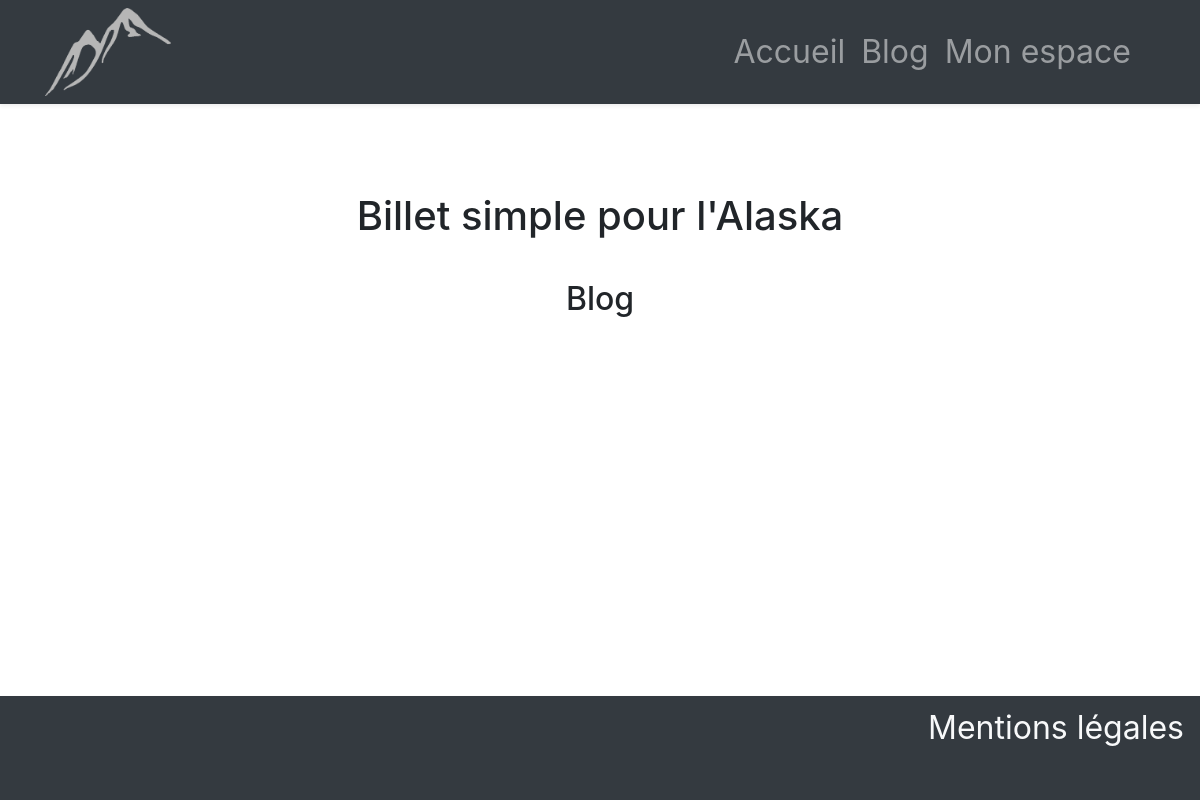
/articles, run on an earlier commit of the app's database.
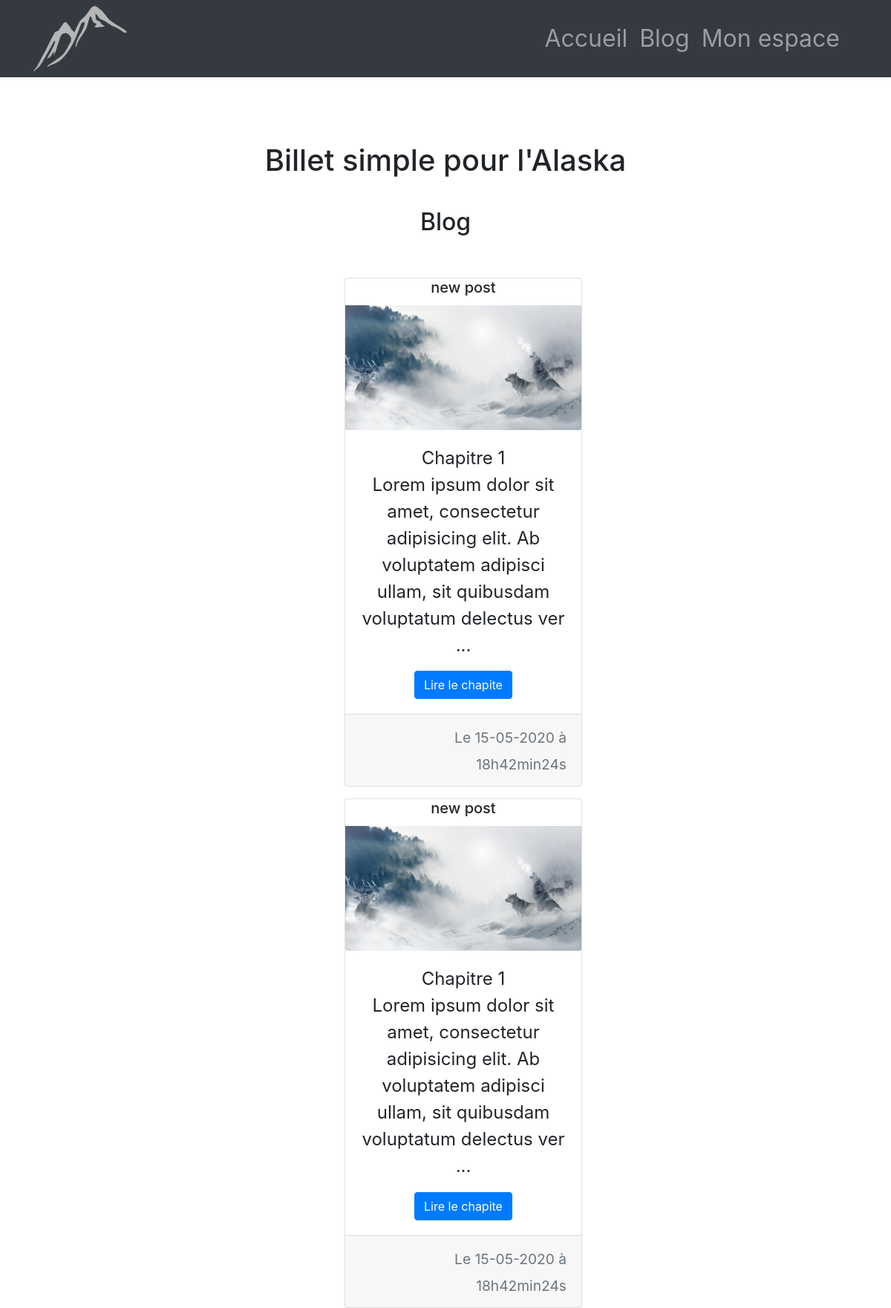
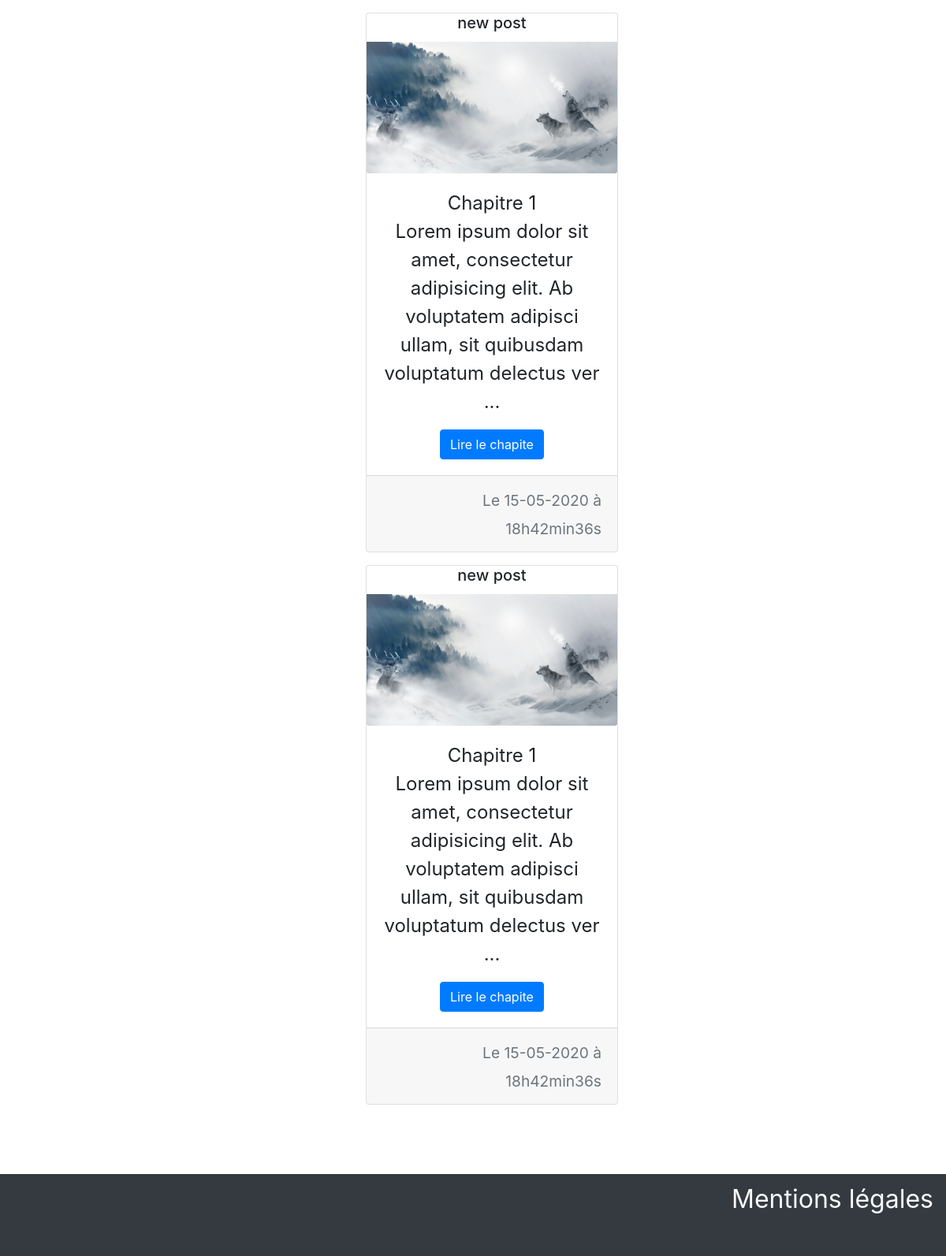
And on a later commit of the database (2 pictures, top to bottom).
### tables this page shows
CREATE TABLE IF NOT EXISTS `posts` (
  `id` int(11) NOT NULL AUTO_INCREMENT,
  `title` varchar(255) NOT NULL,
  `content` text NOT NULL,
  `creationDate` datetime NOT NULL DEFAULT CURRENT_TIMESTAMP,
  `updateDate` datetime NOT NULL DEFAULT CURRENT_TIMESTAMP,
  `type` enum('published','draft') NOT NULL DEFAULT 'draft',
  `viewsNumber` int(11) NOT NULL DEFAULT '0',
  `pictureName` varchar(60) NOT NULL,
  `chapterNumber` int(5) NOT NULL,
  PRIMARY KEY (`id`)
);

### Core/View.php (called while the page is built, shortened)
<?php
class View{
	protected $viewsPath;
	public function render($view, $data = [], $script = []){
		extract($data);
		require($this->viewsPath . str_replace('.', '/', $view) . 'View.php');
	}
	public function setViewsPath($viewsPath){
		$this->viewsPath = $viewsPath;
	}
}

### App/Controllers/ArticlesController.php (called while the page is built, shortened)
<?php
class ArticlesController extends MyController {
	public function __construct($actionData) {
		$this->articlesManager = new ArticlesManager($this->dao, "posts", 'Entities\\Article');
	}
	public function indexAction() {
		$articles = $this->articlesManager->findAll();
		$this->view->render("blog", compact('articles'));
	}
}

### Public/index.php (called while the page is built, shortened)
<?php
require __DIR__ . "/../Vendors/Loader/SplClassLoader.php";
try {
	$app = new Router("Controllers\\");
} catch (Exception $e) {
	require "../App/Views/404.php";
}

### Vendors/Loader/SplClassLoader.php (called while the page is built, shortened)
<?php
class SplClassLoader
{
  private $_fileExtension = '.php';
  private $_namespace;
  private $_namespaceSeparator = '\\';
  public function __construct($ns = null, $includePath = null)
  {
    $this->_namespace = $ns;
    $this->_includePath = $includePath;
  }
  public function loadClass($className)
  {
    if (null === $this->_namespace || $this->_namespace.$this->_namespaceSeparator === substr($className, 0, strlen($this->_namespace.$this->_namespaceSeparator))) {
      $fileName = '';
      if (false !== ($lastNsPos = strripos($className, $this->_namespaceSeparator))) {
        $namespace = substr($className, 0, $lastNsPos);
        $className = substr($className, $lastNsPos + 1);
        $fileName = str_replace($this->_namespaceSeparator, DIRECTORY_SEPARATOR, $namespace) . DIRECTORY_SEPARATOR;
      }
      $fileName .= str_replace('_', DIRECTORY_SEPARATOR, $className) . $this->_fileExtension;
    }
  }
}

### Core/MyController.php (called while the page is built, shortened)
<?php
abstract class MyController extends Controller{
	public function __construct($actionData){
		$this->dao = DBFactory::getMysqlConnexionWithPDO();
	}
}

### Core/DBFactory.php (called while the page is built, shortened)
<?php
class DBFactory
{
    public static function getMysqlConnexionWithPDO()
    {
        return new \PDO('mysql:host=localhost;dbname=blogp4;charset=utf8', 'root', '', array(\PDO::ATTR_ERRMODE => \PDO::ERRMODE_EXCEPTION));
    }
}

### Core/Manager.php (called while the page is built, shortened)
<?php
abstract class Manager {
	protected $dao;
	protected $targetTable;
	protected $className;
	public function __construct($dao, $table, $className) {
		$this->dao = $dao;
		$this->targetTable = $table;
		$this->className = $className;
	}
	public function findAll() {
		$result = $this->dao->query("SELECT * from {$this->targetTable}");
		$result->setFetchMode(\PDO::FETCH_CLASS | \PDO::FETCH_PROPS_LATE, $this->className);
		return $result;
	}
}

### App/Models/Entities/Article.php (called while the page is built, shortened)
<?php
class Article extends Entity{
	protected $title;
	protected $content;
	protected $updateDate;
	protected $type;
	protected $pictureName;
	protected $chapterNumber;
	public function contentExcerpt($length)
	{
		$excerpt = substr($this->content, 0, $length);
		$excerpt = strip_tags($excerpt);
		return $excerpt . ' ...';
	}
	public function getFormatedUpdateDate(){
		return $this->formatDate($this->updateDate);
	}
	private function formatDate($date){
		return date('\L\e d-m-Y à H\hi\m\i\ns\s', strtotime($date));
	}
	public function title()
	{return $this->title;}
	public function type()
	{return $this->type;}
	public function pictureName()
	{return $this->pictureName;}
	public function chapterNumber()
	{return $this->chapterNumber;}
}

### Core/Entity.php (called while the page is built, shortened)
<?php
abstract class Entity{
	protected $id;
	public function id(){return $this->id; }
}

### App/Views/blogView.php (the view)
<section  id="blog">
	<h1>Billet simple pour l'Alaska</h1>
	<h2>Blog</h2>
	<div class="d-flex flex-wrap justify-content-center">
		<?php
		if(!empty($articles)):
			while($article = $articles->fetch()):
				if($article->type() == "published"):
					?>
					<div class="card ml-5 mt-3" style="width: 20rem;" >
						<h5 class="card-title"><?= $article->title();?></h5>
						<img class="card-img-bottom" src="/Public/images/<?= $article->pictureName();?>" alt="Card image cap">
						<div class="card-body">
							<span class="card-text">Chapitre <?= $article->chapterNumber(); ?></span>
							<p class="card-text"><?= $article->contentExcerpt(125)?></p>
							<a href="/articles/read/id/<?= $article->id() ?>" class="btn btn-primary">Lire le chapite</a>
						</div>
						<div class="card-footer text-right">
							<small class="text-muted"><?= $article->getformatedUpdateDate()  ?> </small>
						</div>
					</div>
					<?php
				endif;
			endwhile;
		else:
			?>
			<div class="alert alert-info" role="alert">
				Aucun article disponible pour le moment
			</div>
			<?php
		endif;
		?>
	</div>
</section>

What changed in the data, as far as the page shows it:
now on this page (row edited): posts: title "new post", pictureName (picture), chapterNumber "1", content "Lorem ipsum dolor sit amet, consectetur adipisicing elit. Ab voluptatem adipisci ullam, sit quibusdam voluptatum delectus ver ...", updateDate "Le 15-05-2020 à 18h42min24s"
now on this page (row edited): posts: title "new post", pictureName (picture), chapterNumber "1", content "Lorem ipsum dolor sit amet, consectetur adipisicing elit. Ab voluptatem adipisci ullam, sit quibusdam voluptatum delectus ver ...", updateDate "Le 15-05-2020 à 18h42min24s"
now on this page (row edited): posts: title "new post", pictureName (picture), chapterNumber "1", content "Lorem ipsum dolor sit amet, consectetur adipisicing elit. Ab voluptatem adipisci ullam, sit quibusdam voluptatum delectus ver ...", updateDate "Le 15-05-2020 à 18h42min36s"
now on this page (row edited): posts: title "new post", pictureName (picture), chapterNumber "1", content "Lorem ipsum dolor sit amet, consectetur adipisicing elit. Ab voluptatem adipisci ullam, sit quibusdam voluptatum delectus ver ...", updateDate "Le 15-05-2020 à 18h42min36s"
